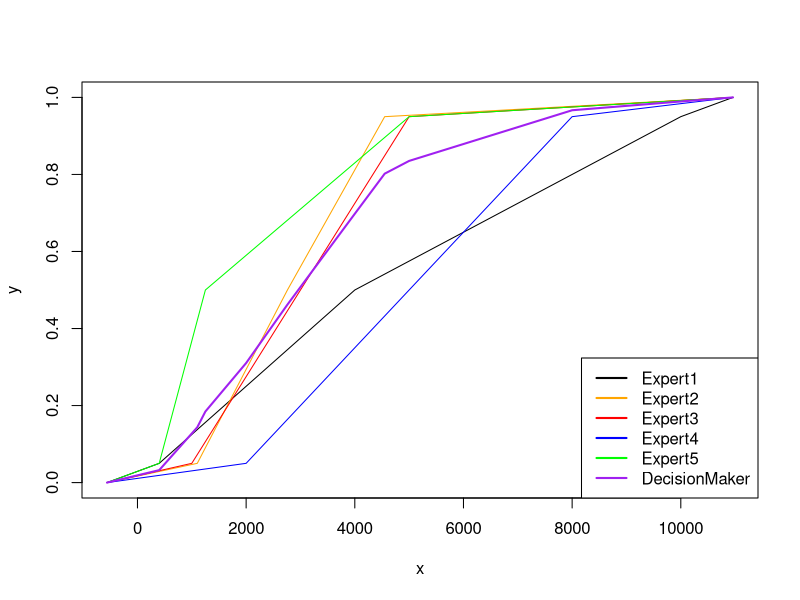

This chart was generated by the following R code: (Note: this script raises an error after producing the figure.)

#Importing Data

library("readxl")
Data1 = read_excel("Excelusssy.xlsx", sheet="Problem")
Data2 = read_excel("Excelusssy.xlsx", sheet="Problem2")
Data3 = read_excel("Excelusssy.xlsx", sheet="Problem3")
Data4 = read_excel("Excelusssy.xlsx", sheet="Problem4")
Data5 = read_excel("Excelusssy.xlsx", sheet="Problem5")
Data6 = read_excel("Excelusssy.xlsx", sheet="Problem6")
p=c(0.05,0.45,0.45,0.05)
ExpertsS=c()
for (i in seq(1,5)){
  ExpertsS[[i]]=c(0,0,0,0)
}






for (j in seq(1,5)){
  k=paste("Data",as.character(j),sep='')
  Data = get(k)

  for (i in seq(1,5)){
    if (Data$Data[1] < Data[[i+1]][1]){
      ExpertsS[[i]]=ExpertsS[[i]]+c(1,0,0,0)
    }
    if (Data$Data[1] < Data[[i+1]][2] & Data$Data[1] >= Data[[i+1]][1]){
      ExpertsS[[i]]=ExpertsS[[i]]+c(0,1,0,0)
    }
    if (Data$Data[1] <= Data[[i+1]][3] & Data$Data[1] >= Data[[i+1]][2]){
      ExpertsS[[i]]=ExpertsS[[i]]+c(0,0,1,0)
    }
    if (Data$Data[1] > Data[[i+1]][3]){
      ExpertsS[[i]]=ExpertsS[[i]]+c(0,0,0,1)
    }
    

  }
}




for (i in seq(1,5)){
  ExpertsS[[i]]= ExpertsS[[i]]/5
}




I=function(i,p){
  Rel=0
  for (k in seq(1,4)){
    if (ExpertsS[[i]][k] !=0){
      Rel=Rel+(ExpertsS[[i]][k]*log(ExpertsS[[i]][k]/p[k]))
    }
  }
  return(Rel)
}
Cal=function(RelInformation){
  1-pchisq(2*5*RelInformation,df=3)
} 

CalibrationScores=c()
for (i in seq(1,5)){
  CalibrationScores[i]=Cal(I(i,p))
}

l1 = 400-0.1*(10000-400)
u1 = 10000+0.1*(10000-400)

L=c(1-0.1*199,0.00044-0.1*(100-0.00044),300000-0.1*(60000000-300000),10-0.1*(1000-10),0.1-0.1*(1000-0.1),l1)
U=c(200+0.1*199,100+0.1*(100-0.00044),60000000+0.1*(60000000-300000),1000+0.1*(1000-10),1000+0.1*(1000-0.1),u1)


InformationScore = function(j){
  r = c()
  Information=0
  for(i in seq(1,5)){
    k=paste("Data",as.character(i),sep='')
    Data=get(k)
    r[[i]]=c((Data[[j+1]][1]-L[i])/(U[i]-L[i]),(Data[[j+1]][2]-Data[[j+1]][1])/(U[i]-L[i]),(Data[[j+1]][3]-Data[[j+1]][2])/(U[i]-L[i]),(U[i]-Data[[j+1]][3])/(U[i]-L[i]))
  }
  for (l in seq(1,5)){
    for (i in seq(1,4)){
      Information = Information + p[i]*log(p[i]/r[[l]][i])
    
    
    }  
  }
  x=c()
  x=Information/5
  y=r
  return(c(x,y))
}
InformationScores = c()
for (i in seq(1,5)){
  InformationScores=append(InformationScores,InformationScore(i)[1])
}



#Need to make the cdf's of 5 experts for 5 questions
CustomCDF = function(Expert,x,question){
#On basis of the quantiles, make a cdf, based on linear interpolation between the quantiles
  
  k=paste("Data",as.character(question),sep='')
  Data = get(k)
  
  Quantiles=c()
  Quantiles[1]=L[question]
  Quantiles[c(2,3,4)] = Data[[Expert+1]]
  Quantiles[5]=U[question]
  
  

  if(x<=Quantiles[1]){
    return(0)
  }
  if(x<=Quantiles[2] & x>Quantiles[1]){
    rc = (0.05)/(Quantiles[2] - Quantiles[1])
    y = (x-Quantiles[1])*rc+0
    return(y)
  }
  if(x<=Quantiles[3] & x>Quantiles[2]){
    rc = (0.45)/(Quantiles[3] - Quantiles[2])
    y = (x-Quantiles[2])*rc+0.05
    return(y)
  }
  if(x<=Quantiles[4] & x>Quantiles[3]){
    rc = (0.45)/(Quantiles[4] - Quantiles[3])
    y = (x-Quantiles[3])*rc+0.5
    return(y)
  }
  if(x<=Quantiles[5] & x>Quantiles[4]){
    rc = (0.05)/(Quantiles[5] - Quantiles[4])
    y = (x-Quantiles[4])*rc+0.95
    return(y)
  }
  if(x>=Quantiles[5]){
    return(1)
  }
}


PlotExpert = function(e,color,question,reset=FALSE){
x=seq(L[question],U[question],1)
y=c()
for(i in seq(length(x))){
  y[i] = CustomCDF(e,x[i],question)
}
if(reset==TRUE){
  plot(x,y,type='l', col=color)
}
else{
  lines(x,y,type='l', col=color)
}
}
que = 6
PlotExpert(1,'black',que,TRUE)
PlotExpert(2,'orange',que)
PlotExpert(3,'red',que)
PlotExpert(4,'blue',que)
PlotExpert(5,'green',que)
legend(x="bottomright",
       legend = c("Expert1","Expert2","Expert3","Expert4","Expert5"),
       lty = c(1,1,1,1,1),
       col = c('black', 'orange', 'red', 'blue', 'green'),
       lwd = 2
)

WeightAlpha = function(e, alpha){
  if(CalibrationScores[e]>=alpha){
    wa = CalibrationScores[e] * InformationScores[[e]]
    return(wa)
  }
  return(0)
}


DecisionMaker = function(alpha,x,question){
  teller = 0
  noemer = 0
  for(i in seq(1,5)){
    teller = teller + WeightAlpha(i,alpha) * CustomCDF(i,x,question)
    noemer = noemer + WeightAlpha(i,alpha)
  }
  return(teller/noemer)
}
PlotDM = function(x,y){
  lines(x, y, type='l', col = 'purple',lwd=2)
}
ListDecisionMaker = function(alpha,question,plot=FALSE){
  y = c()
  x=seq(L[question],U[question],1)
  for(i in seq(length(x))){
    y[i] = DecisionMaker(alpha,x[i],question)
  }
  if(plot==TRUE){
    PlotDM(x,y)
  }
  return(y)
}

y = ListDecisionMaker(0,6,TRUE)
legend(x="bottomright",
       legend = c("Expert1","Expert2","Expert3","Expert4","Expert5","DecisionMaker"),
       lty = c(1,1,1,1,1,1),
       col = c('black', 'orange', 'red', 'blue', 'green','purple'),
       lwd = 2
)


QuantileCalculator = function(q,y){
  i = 1
  while(y[i]<q & i < length(y)){
    i = i + 1
  }
  return(x[i])
}
Quantiles=function(y){
  q = c()
  q[1] = QuantileCalculator(0.05,y)
  q[2] = QuantileCalculator(0.5,y)
  q[3] = QuantileCalculator(0.95,y)
  return(q)
}

Quant = Quantiles(y)


#Calculating Decision Maker hokjes

CDMH = function(alpha){
  temp = c()
for (j in seq(1,5)){
  k=paste("Data",as.character(j),sep='')
  Data = get(k)
  temp2 = ListDecisionMaker(alpha,j)

    if (Data$Data[1] < QuantileCalculator(0.05,temp2)){
      temp=temp+c(1,0,0,0)
    }
    if (Data$Data[1] < QuantileCalculator(0.5,temp2) & Data$Data[1] >= QuantileCalculator(0.05,temp2)){
      temp=temp+c(0,1,0,0)
    }
    if (Data$Data[1] <= QuantileCalculator(0.95,temp2) & Data$Data[1] >= QuantileCalculator(0.5,temp2)){
      temp=temp+c(0,0,1,0)
    }
    if (Data$Data[1] > QuantileCalculator(0.95,temp2)){
      temp=temp+c(0,0,0,1)

    
    }  
}
  return(temp/5)
}



#DecisionMakerScores

DMInformationScore = function(Alpha){
  r = c()
  Information=0
  y = PlotDecisionMaker(Alpha)
  r=c((QuantileCalculator(0.05,y)-l1)/(u1-l1),(QuantileCalculator(0.5,y)-QuantileCalculator(0.05,y))/(u1-l1),(QuantileCalculator(0.95,y)-QuantileCalculator(0.5,y))/(u1-l1),(u1-QuantileCalculator(0.95,y))/(u1-l1))
  
    for (i in seq(1,4)){
      if(r[i]!=0){
      Information = Information + p[i]*log(p[i]/r[i])
      }
      
    }  
  x=c()
  x=Information
  y=r
  return(c(x,y))
}

DMI=function(alpha){
  Rel=0
  for (k in seq(1,4)){
    if (CDMH(alpha)[k] !=0){
      Rel=Rel+(CDMH(alpha)[k]*log(CDMH(alpha)[k]/p[k]))
    }
  }
  return(Rel)
}
DMCal=function(RelInformation){
  1-pchisq(2*5*RelInformation,df=3)
}

DMCalScore = function(alpha){
  return(DMCal(DMI(alpha)))
}

CalDM = DMCalScore(0)

InfoDM = DMInformationScore(0.4)


